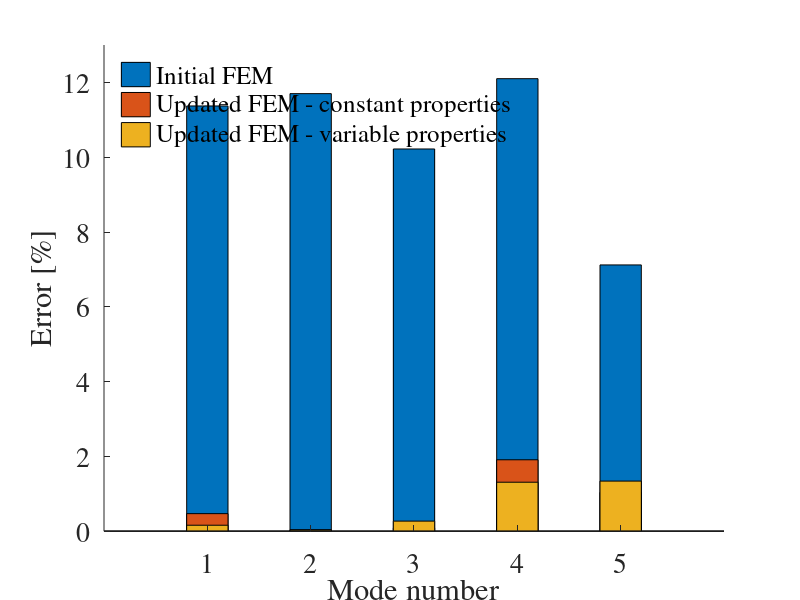

MATLAB code for this plot:
clc;
close all;
set(0, 'DefaultAxesFontName', 'Times');
clear;

Errors = [11.37,0.47,4.52,0.12,0.16;
                    11.70,0.04,0.66,0.25,0.03;
                    10.22,0.09,1.75,0.88,0.27;
                    12.10,1.91,3.66,0.89,1.31;
                    7.12,1.04,5.99,1.04,1.34];

lab_gvt_ini = Errors(:,1);
lab_gvt_fin = Errors(:,2);
wt_gvt_ini = Errors(:,3);
wt_gvt_fin = Errors(:,4);
lab_gvt_fin_split = Errors(:,5);

figure()
x = [1 2 3 4 5];
bar(x,Errors(:,1),0.4);
hold on
bar(x,Errors(:,2),0.4);

bar(x,Errors(:,5),0.4);
% bar(Errors(:,1),Errors(:,4))
xlabel('Mode number')
% xticks([1:15]);
ylabel('Error [%]')
set(gca,'FontSize',20)
ylim([0,13])
legend('Initial FEM','Updated FEM - constant properties',...
    'Updated FEM - variable properties','Location','NorthWest')
legend boxoff
set(gcf,'Position',[100 100 1200 700])
box off
hold off